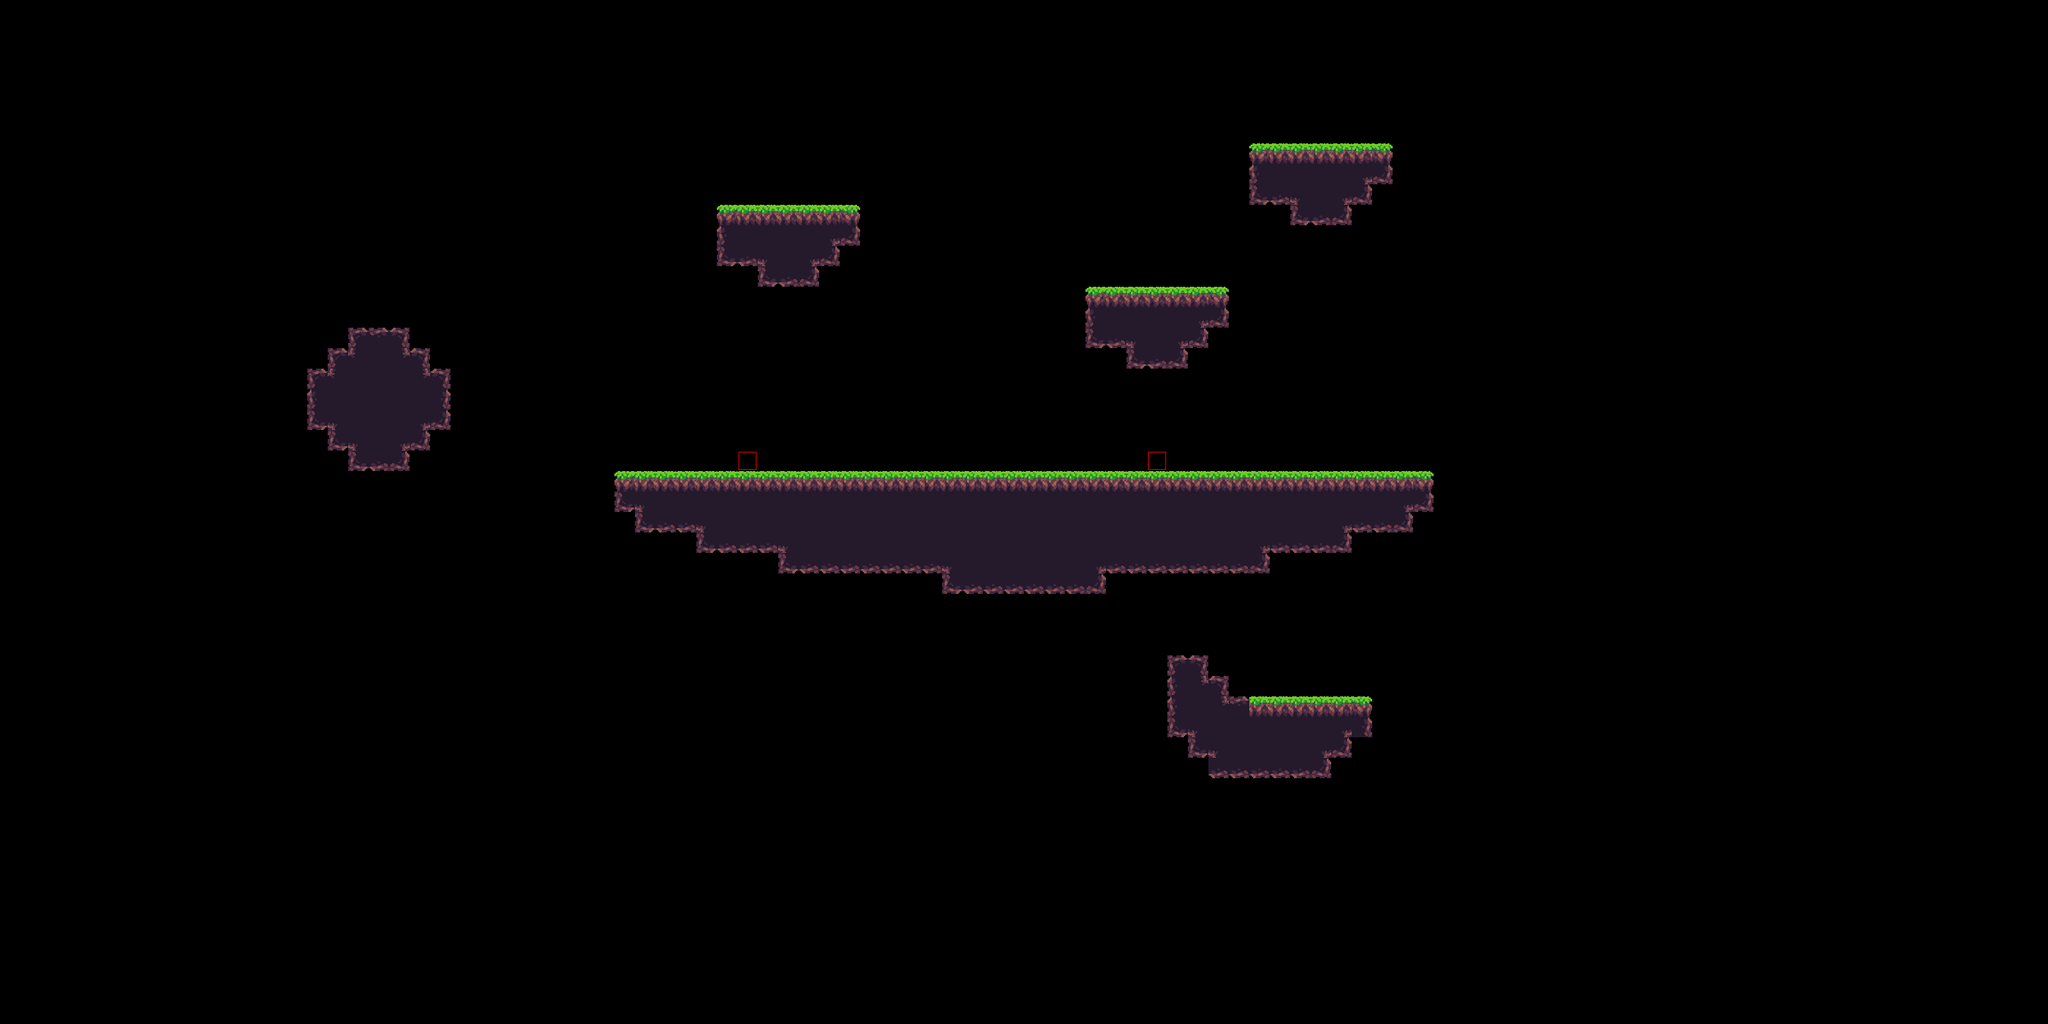

Below is a game level as drawn by its tile map, then a one-line description and the .tmx that defines it (tile-layer data replaced by summaries):
An orthogonal 100x50 tile map with 32x32 px tiles, 1 tile layer (map), 2 tilesets.

<map version="1.9" tiledversion="1.9.2" orientation="orthogonal" renderorder="right-down" width="100" height="50" tilewidth="32" tileheight="32" infinite="0" nextlayerid="3" nextobjectid="1">
 <editorsettings>
  <export target="../floating-islands.csv" format="csv" />
 </editorsettings>
 <tileset firstgid="1" source="grass-tileset.tsx" />
 <tileset firstgid="50" source="points.tsx" />
 <layer id="1" name="map" width="100" height="50">
  <data>[5000 cells, 329 non-empty, 19 distinct tile ids]</data>
 </layer>
</map>
